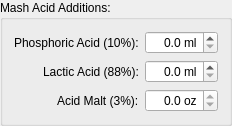
      <widget class="QGroupBox" name="group_acids">
       <property name="sizePolicy">
        <sizepolicy hsizetype="Preferred" vsizetype="Preferred">
         <horstretch>1</horstretch>
         <verstretch>0</verstretch>
        </sizepolicy>
       </property>
       <property name="title">
        <string>Mash Acid Additions:</string>
       </property>
       <layout class="QFormLayout" name="formLayout_2">
        <property name="labelAlignment">
         <set>Qt::AlignRight|Qt::AlignTrailing|Qt::AlignVCenter</set>
        </property>
        <item row="0" column="0">
         <widget class="QLabel" name="lbl_phosphoric">
          <property name="text">
           <string>Phosphoric Acid (10%):</string>
          </property>
         </widget>
        </item>
        <item row="0" column="1">
         <widget class="QDoubleSpinBox" name="phosphoric">
          <property name="alignment">
           <set>Qt::AlignRight|Qt::AlignTrailing|Qt::AlignVCenter</set>
          </property>
          <property name="suffix">
           <string> ml</string>
          </property>
          <property name="decimals">
           <number>1</number>
          </property>
         </widget>
        </item>
        <item row="1" column="0">
         <widget class="QLabel" name="lbl_lactic">
          <property name="text">
           <string>Lactic Acid (88%):</string>
          </property>
         </widget>
        </item>
        <item row="1" column="1">
         <widget class="QDoubleSpinBox" name="lactic">
          <property name="alignment">
           <set>Qt::AlignRight|Qt::AlignTrailing|Qt::AlignVCenter</set>
          </property>
          <property name="suffix">
           <string> ml</string>
          </property>
          <property name="decimals">
           <number>1</number>
          </property>
         </widget>
        </item>
        <item row="2" column="0">
         <widget class="QLabel" name="lbl_acidMalt">
          <property name="text">
           <string>Acid Malt (3%):</string>
          </property>
         </widget>
        </item>
        <item row="2" column="1">
         <widget class="QDoubleSpinBox" name="acidMalt">
          <property name="alignment">
           <set>Qt::AlignRight|Qt::AlignTrailing|Qt::AlignVCenter</set>
          </property>
          <property name="readOnly">
           <bool>true</bool>
          </property>
          <property name="suffix">
           <string> oz</string>
          </property>
          <property name="decimals">
           <number>1</number>
          </property>
         </widget>
        </item>
       </layout>
      </widget>
